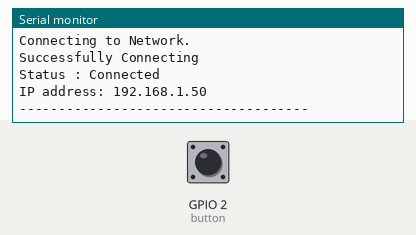
This sketch was run on a simulated ESP8266 (NodeMCU). On the bench: the last lines printed to the serial monitor. Inputs (shaded band) come from the test bench; at power-on: GPIO 2 (button) HIGH. WiFi joins after 1.5 s; servers stay silent unless stated; uploads are accepted with an empty reply.

Above: at 2.7 s.
2.8 s: GPIO 2 (button) pulled LOW for 0.15 s
At 3.8 s:
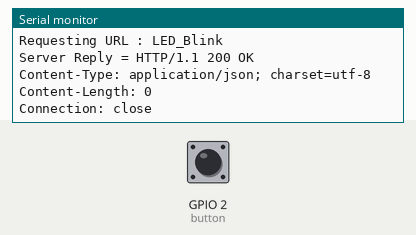
4.4 s: GPIO 2 (button) pulled LOW for 1 s
At 4.64 s:
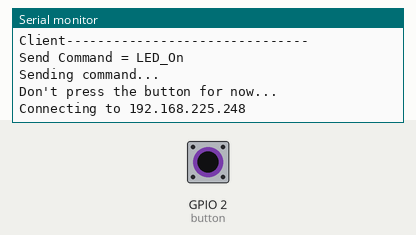
6.9 s: GPIO 2 (button) pulled LOW for 0.15 s
At 8.49 s:
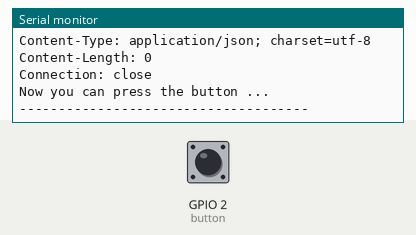
8.6 s: GPIO 2 (button) pulled LOW for 3.2 s
At 12.9 s:
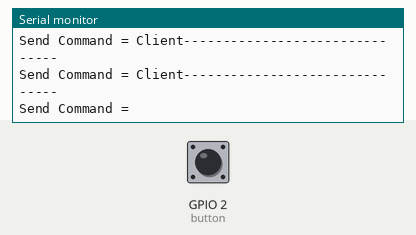

Measured:
- after the input at 2.8 s, the serial monitor: prints a new line at once (image 1)
- after the input at 4.4 s, the serial monitor: prints a new line after 0.08 s (image 2)
- after the input at 6.9 s, the serial monitor: prints a new line after 0.06 s (image 3)
- after the input at 8.6 s, the serial monitor: prints a new line at once (image 4)

The sketch:

NodeMCU_Client_Button.ino
```cpp
#include <ESP8266WiFi.h>

const char* ssid = "dongle";                  // Your wifi Name
const char* password = "TEST0562"; // Your wifi Password

const char * host = "192.168.225.248";        // IP Server

const int httpPort = 80;

const char* Commands;                       // The command variable that is sent to the server

int button = 2;                             // push button is connected
bool btn_press = true;                      // The variable to detect the button has been pressed
int con = 0;                                // Variables for mode

void setup() {
  // put your setup code here, to run once:
  pinMode(button, INPUT_PULLUP);            // initialize the pushbutton pin as an input:
  Serial.begin(115200);                     // initialize serial:
  Serial.println("");
  Serial.println("Client-------------------------------");
  Serial.print("Connecting to Network");
  WiFi.mode(WIFI_STA);                      // Mode Station
  WiFi.begin(ssid, password);               // Matching the SSID and Password
  delay(1000);

  // Waiting to connect to wifi
  while (WiFi.status() != WL_CONNECTED) {
    Serial.print(".");
    delay(500);
  }
  Serial.println("");
  Serial.println("Successfully Connecting");
  Serial.println("Status : Connected");
  Serial.print("IP address: ");
  Serial.println(WiFi.localIP());
  Serial.println("-------------------------------------");
  Serial.println("");
}

void loop() {
  // put your main code here, to run repeatedly:

  if (digitalRead(button) == LOW) {
    Serial.println("Client-------------------------------");
    Serial.print("Send Command = ");
    if (btn_press == true){
      if (con >= 3) {
        con=0;
      }
      con++;

      switch (con){
        case 1:
          Commands="LED_Blink";
          Serial.println(Commands);
          send_commands();
          break;
        case 2:
          Commands="LED_On";
          Serial.println(Commands);
          send_commands();
          break;
        case 3:
          Commands="LED_Off";
          Serial.println(Commands);
          send_commands();
          break;
      }

      btn_press = false;
    }
  }
  else {
    btn_press = true;
  }
  delay(100);
}


void send_commands(){
  Serial.println("Sending command...");
  Serial.println("Don't press the button for now...");
  Serial.println("");
  Serial.print("Connecting to ");
  Serial.println(host);

  // Use WiFiClient class to create TCP connections
  WiFiClient client;

  if (!client.connect(host, httpPort)) {
    Serial.println("Connection failed");
    return;
  }

  // We now create a URI for the request
  Serial.print("Requesting URL : ");
  Serial.println(Commands);

  // This will send the request to the server
  client.print(String("GET ") + Commands + " HTTP/1.1\r\n" + "Host: " + host + "\r\n" + "Connection: Close\r\n\r\n");
  unsigned long timeout = millis();
  while (client.available() == 0) {
    if (millis() - timeout > 5000) {
      Serial.println(">>> Client Timeout !");
      client.stop();
      return;
    }
  }

  Serial.print("Server Reply = ");
  // Read all the lines of the reply from server and print them to Serial
  while(client.available()){
    String line = client.readStringUntil('\r');
    Serial.print(line);
  }
  Serial.println("Now you can press the button ...");
  Serial.println("-------------------------------------");
  Serial.println("");
}
```
